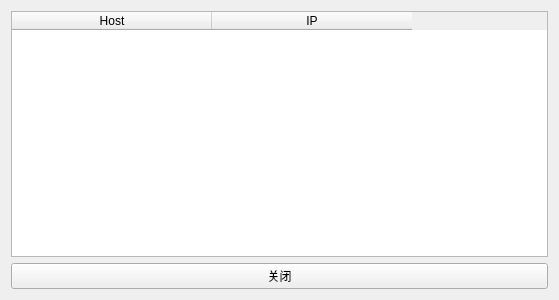
<?xml version="1.0" encoding="UTF-8"?>
<ui version="4.0">
 <class>DohDns</class>
 <widget class="QWidget" name="DohDns">
  <property name="geometry">
   <rect>
    <x>0</x>
    <y>0</y>
    <width>559</width>
    <height>300</height>
   </rect>
  </property>
  <property name="windowTitle">
   <string>Doh DNS</string>
  </property>
  <layout class="QVBoxLayout" name="verticalLayout">
   <item>
    <widget class="QTableWidget" name="tableWidget">
     <attribute name="horizontalHeaderDefaultSectionSize">
      <number>200</number>
     </attribute>
     <column>
      <property name="text">
       <string>Host</string>
      </property>
     </column>
     <column>
      <property name="text">
       <string>IP</string>
      </property>
     </column>
    </widget>
   </item>
   <item>
    <layout class="QHBoxLayout" name="horizontalLayout">
     <item>
      <widget class="QPushButton" name="pushButton">
       <property name="text">
        <string>关闭</string>
       </property>
      </widget>
     </item>
    </layout>
   </item>
  </layout>
 </widget>
 <resources/>
 <connections/>
</ui>
